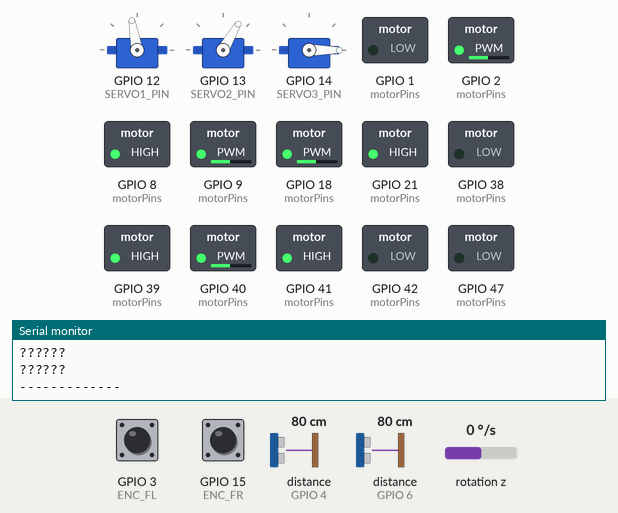
Simulated run of this sketch. Board: ESP32-S3. Parts: 3 × servo, switched loads named in the sketch (green lamp = pin HIGH), the last lines printed to the serial monitor. Wiring (inferred from the names in the program): 2 × ultrasonic range finder: trigger GPIO 5, echo GPIO 4 / trigger GPIO 7, echo GPIO 6; MPU-9250 motion sensor at I2C address 0x68. The inputs (shaded band) are chosen by the test bench; at power-on: distance to the obstacle (sensors on GPIO 4, GPIO 6) 80 cm, GPIO 3 (ENC_FL) HIGH, GPIO 15 (ENC_FR) HIGH, rotation z 0 °/s. The echo pulse lasts 58.3 µs per cm; pins used as bus, display or sensor lines are not drawn.

Above: at 3.37 s.
3.4 s: distance to the obstacle (sensor on GPIO 4) set to 2 cm
At 3.51 s:
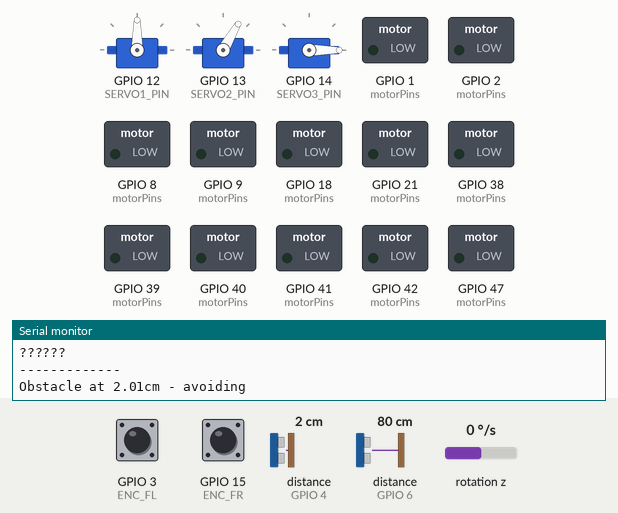
At 4.2 s:
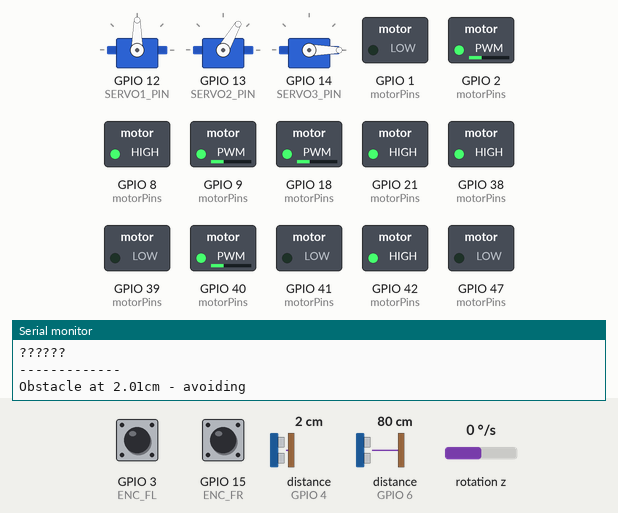
Timing chart, 0 to 6.4 s (numbered marks = the images above; inputs shaded):
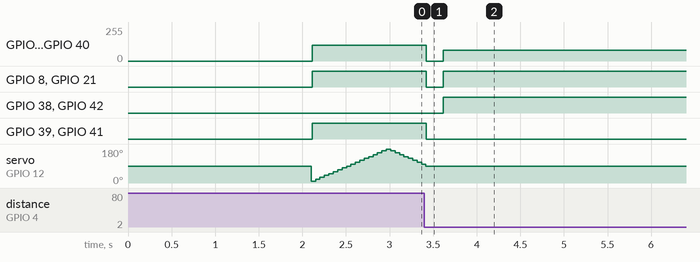

The sketch:

main_robot_code.ino
```cpp
#include <ESP32Servo.h>
#include <Wire.h>

// ---- Motor pins ----
#define BL_IN1 21
#define BL_IN2 47
#define BL_EN   9
#define BR_IN1 38
#define BR_IN2 39
#define BR_EN  40
#define FR_IN1 41
#define FR_IN2 42
#define FR_EN   2
#define FL_IN1  1
#define FL_IN2  8
#define FL_EN  18

// ---- Encoder pins ----
#define ENC_FL 3
#define ENC_FR 15

// ---- Sonar pins ----
#define SONAR1_ECHO 4   // on servo1, obstacle detection
#define SONAR1_TRIG 5
#define SONAR2_ECHO 6   // fixed, mapping
#define SONAR2_TRIG 7

// ---- Servo pins ----
#define SERVO1_PIN 12   // sonar1 sweep mount
#define SERVO2_PIN 13   // arm base
#define SERVO3_PIN 14   // arm rotation

// ---- MPU6500 (raw register, since WHO_AM_I=0x70) ----
#define SDA_PIN 10
#define SCL_PIN 11
#define MPU_ADDR 0x68
#define PWR_MGMT_1   0x6B
#define GYRO_ZOUT_H  0x47

// ---- CALIBRATE these from your bench testing ----
#define PULSES_PER_CM   0.98
#define TURN_90_PULSES  40

#define DRIVE_SPEED 120
#define TURN_SPEED  80
#define OBSTACLE_THRESHOLD_CM 50

// ---- Map grid ----
#define GRID_SIZE 6
#define CELL_SIZE_CM 10
int8_t grid[GRID_SIZE][GRID_SIZE]; // -1 unknown, 0 free, 1 occupied

// ---- Position tracking ----
float posX = 0, posY = 0;
float heading = 0;
volatile long pulseFL = 0, pulseFR = 0;
long lastPulseAvg = 0;
unsigned long lastHeadingUpdate = 0;

// ---- Servo objects ----
Servo servo1, servo2, servo3;
int sweepAngle = 0;
int sweepDir = 1;
unsigned long lastSweepStep = 0;

// ---- 45-sec arm rotation routine (non-blocking) ----
enum RoutineState { R_IDLE, R_S3_ROTATE };
RoutineState routineState = R_IDLE;
unsigned long routineTimer = 0;
unsigned long lastRoutineTrigger = 0;
int servo2Base = 90; // confirmed correct

// ---- Motor control ----
// NOTE: BL and FR are wired with inverted polarity at the driver terminals,
// so their direction is flipped in software to match BR/FL.
void setMotor(int inA, int inB, int enPin, int dir, int speed) {
  digitalWrite(inA, dir < 0 ? HIGH : LOW);
  digitalWrite(inB, dir > 0 ? HIGH : LOW);
  analogWrite(enPin, dir == 0 ? 0 : speed);
}
void allMotors(int dirBL, int dirBR, int dirFR, int dirFL, int speed) {
  setMotor(BL_IN1, BL_IN2, BL_EN, -dirBL, speed);  // inverted wiring
  setMotor(BR_IN1, BR_IN2, BR_EN, dirBR, speed);
  setMotor(FR_IN1, FR_IN2, FR_EN, -dirFR, speed);  // inverted wiring
  setMotor(FL_IN1, FL_IN2, FL_EN, dirFL, speed);
}
void stopAll() { allMotors(0, 0, 0, 0, 0); }
void driveForward() { allMotors(1, 1, 1, 1, DRIVE_SPEED); }

void isrFL() { pulseFL++; }
void isrFR() { pulseFR++; }

// ---- MPU6500 raw register access ----
void writeReg(uint8_t reg, uint8_t val) {
  Wire.beginTransmission(MPU_ADDR);
  Wire.write(reg); Wire.write(val);
  Wire.endTransmission();
}
float readGyroZ() {
  Wire.beginTransmission(MPU_ADDR);
  Wire.write(GYRO_ZOUT_H);
  Wire.endTransmission(false);
  Wire.requestFrom(MPU_ADDR, 2);
  int16_t raw = Wire.read() << 8 | Wire.read();
  return raw / 131.0;
}

// ---- Sonar ----
float readDistanceCM(int trigPin, int echoPin) {
  digitalWrite(trigPin, LOW); delayMicroseconds(2);
  digitalWrite(trigPin, HIGH); delayMicroseconds(10);
  digitalWrite(trigPin, LOW);
  long duration = pulseIn(echoPin, HIGH, 30000);
  if (duration == 0) return -1;
  return duration * 0.0343 / 2.0;
}

// ---- Position/heading update ----
void updateHeading() {
  unsigned long now = millis();
  float dt = (now - lastHeadingUpdate) / 1000.0;
  lastHeadingUpdate = now;
  float gz = readGyroZ();
  heading += gz * dt;
  if (heading >= 360) heading -= 360;
  if (heading < 0) heading += 360;
}

void updatePosition() {
  long avg = (pulseFL + pulseFR) / 2;
  long delta = avg - lastPulseAvg;
  lastPulseAvg = avg;
  float distCm = delta / PULSES_PER_CM;
  float rad = heading * PI / 180.0;
  posX += distCm * cos(rad);
  posY += distCm * sin(rad);
}

// ---- Bresenham ray tracing: marks path cells FREE, endpoint OCCUPIED ----
void traceRay(int x0, int y0, int x1, int y1, bool hitObstacle) {
  int dx = abs(x1 - x0), sx = (x0 < x1) ? 1 : -1;
  int dy = -abs(y1 - y0), sy = (y0 < y1) ? 1 : -1;
  int err = dx + dy, e2;

  while (true) {
    bool isEnd = (x0 == x1 && y0 == y1);
    if (x0 >= 0 && x0 < GRID_SIZE && y0 >= 0 && y0 < GRID_SIZE) {
      if (isEnd && hitObstacle) {
        grid[y0][x0] = 1;
      } else if (grid[y0][x0] != 1) {
        grid[y0][x0] = 0;
      }
    }
    if (isEnd) break;
    e2 = 2 * err;
    if (e2 >= dy) { err += dy; x0 += sx; }
    if (e2 <= dx) { err += dx; y0 += sy; }
  }
}

// ---- Map update from sonar2, with ray tracing ----
void mapUpdateFromSonar2() {
  float dist = readDistanceCM(SONAR2_TRIG, SONAR2_ECHO);

  int rx = GRID_SIZE / 2 + (int)(posX / CELL_SIZE_CM);
  int ry = GRID_SIZE / 2 + (int)(posY / CELL_SIZE_CM);

  if (dist < 0) {
    // No echo - don't guess, leave the ray direction UNKNOWN
    if (rx >= 0 && rx < GRID_SIZE && ry >= 0 && ry < GRID_SIZE) grid[ry][rx] = 0;
    return;
  }

  float rad = heading * PI / 180.0;
  float ox = posX + dist * cos(rad);
  float oy = posY + dist * sin(rad);
  int gx = GRID_SIZE / 2 + (int)(ox / CELL_SIZE_CM);
  int gy = GRID_SIZE / 2 + (int)(oy / CELL_SIZE_CM);

  traceRay(rx, ry, gx, gy, true);
}

// ---- Sonar1 sweep + obstacle avoidance ----
void sonar1SweepStep() {
  unsigned long now = millis();
  if (now - lastSweepStep < 50) return;
  lastSweepStep = now;

  sweepAngle += sweepDir * 10;
  if (sweepAngle >= 180) { sweepAngle = 180; sweepDir = -1; }
  if (sweepAngle <= 0)   { sweepAngle = 0;   sweepDir = 1; }
  servo1.write(sweepAngle);

  float dist = readDistanceCM(SONAR1_TRIG, SONAR1_ECHO);
  if (dist > 0 && dist < OBSTACLE_THRESHOLD_CM) {
    Serial.print("Obstacle at "); Serial.print(dist); Serial.println("cm - avoiding");
    stopAll();
    delay(200);
    pulseFL = 0; pulseFR = 0;
    allMotors(1, -1, -1, 1, TURN_SPEED);
    while (((pulseFL + pulseFR) / 2) < (TURN_90_PULSES / 3)) delay(5);
    stopAll();
  }
}

// ---- 45-sec arm rotation routine: servo3 90 -> back to 0 (servo2 fixed) ----
void servoRoutineUpdate() {
  unsigned long now = millis();

  if (routineState == R_IDLE && now - lastRoutineTrigger >= 45000) {
    lastRoutineTrigger = now;
    servo3.write(90);
    routineTimer = now;
    routineState = R_S3_ROTATE;
    Serial.println("Routine: servo3 rotate 90");
  }
  else if (routineState == R_S3_ROTATE && now - routineTimer >= 500) {
    servo3.write(0);
    routineTimer = now;
    routineState = R_IDLE;
    Serial.println("Routine: servo3 back to 0, cycle complete");
  }
}

// ---- Print map to Serial Monitor ----
void printMapToSerial() {
  Serial.println("---- MAP ----");
  for (int y = 0; y < GRID_SIZE; y++) {
    String row = "";
    for (int x = 0; x < GRID_SIZE; x++) {
      if (grid[y][x] == -1) row += "?";
      else if (grid[y][x] == 0) row += ".";
      else row += "#";
    }
    Serial.println(row);
  }
  Serial.println("-------------");
}

void setup() {
  Serial.begin(115200);
  delay(1000);

  int motorPins[] = {BL_IN1, BL_IN2, BL_EN, BR_IN1, BR_IN2, BR_EN,
                      FR_IN1, FR_IN2, FR_EN, FL_IN1, FL_IN2, FL_EN};
  for (int i = 0; i < 12; i++) pinMode(motorPins[i], OUTPUT);

  pinMode(SONAR1_TRIG, OUTPUT); pinMode(SONAR1_ECHO, INPUT);
  pinMode(SONAR2_TRIG, OUTPUT); pinMode(SONAR2_ECHO, INPUT);

  pinMode(ENC_FL, INPUT); pinMode(ENC_FR, INPUT);
  attachInterrupt(digitalPinToInterrupt(ENC_FL), isrFL, RISING);
  attachInterrupt(digitalPinToInterrupt(ENC_FR), isrFR, RISING);

  servo1.attach(SERVO1_PIN);
  servo2.attach(SERVO2_PIN);
  servo3.attach(SERVO3_PIN);
  servo2.write(servo2Base - 30); // fixed position, set once
  servo3.write(0);

  Wire.setPins(SDA_PIN, SCL_PIN);
  Wire.begin();
  writeReg(PWR_MGMT_1, 0x00);
  delay(100);

  for (int y = 0; y < GRID_SIZE; y++)
    for (int x = 0; x < GRID_SIZE; x++)
      grid[y][x] = -1;

  lastHeadingUpdate = millis();
  lastRoutineTrigger = millis();
  Serial.println("Setup complete. Starting exploration...");
  delay(1000);
}

void loop() {
  updateHeading();
  updatePosition();
  sonar1SweepStep();
  servoRoutineUpdate();

  static unsigned long lastMapUpdate = 0;
  if (millis() - lastMapUpdate > 150) {
    mapUpdateFromSonar2();
    lastMapUpdate = millis();
  }

  static unsigned long lastMapPrint = 0;
  if (millis() - lastMapPrint > 1000) {
    printMapToSerial();
    lastMapPrint = millis();
  }

  driveForward();
}
```

Measured:
- after the input at 3.4 s, GPIO 2 (motorPins): 120/255 → 0/255 at once, → 80/255 0.20 s later; GPIO 8 (motorPins): HIGH → LOW at once, → HIGH 0.20 s later
